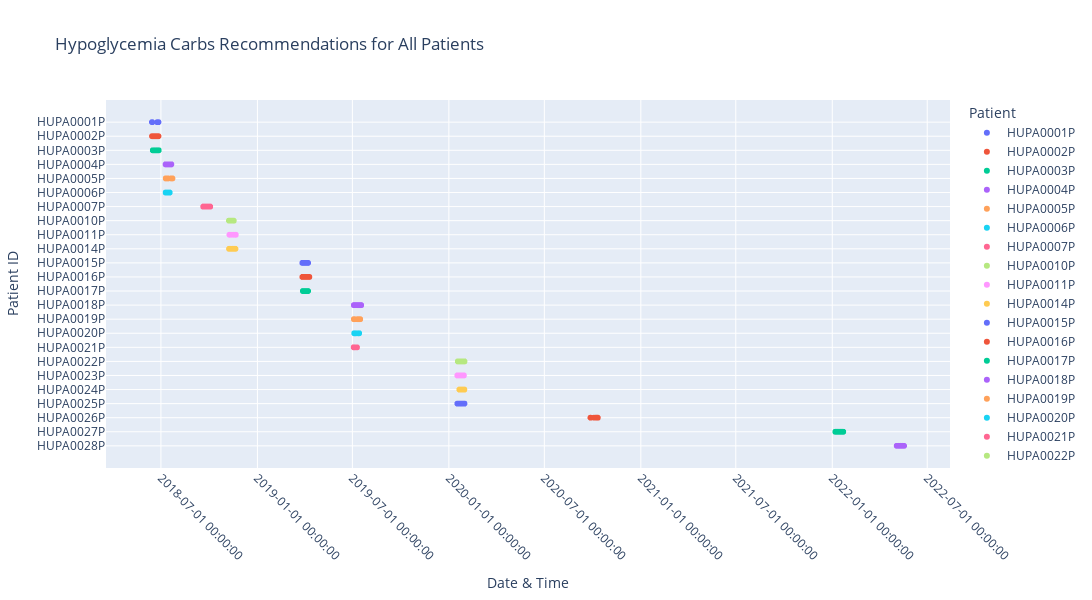

Write notebook code for a chart like this one.
### Markdown cell above
<html>
<body>
    <h1>Hypoglycemia Alert Recommendations</h1>
    <h2>Question 3:</h2>
    <p>For each hypoglycemia event, how can we create 15-minute interval recommendations to help the patient prevent dangerously low blood sugar?</p>

<h2>Why this is important:</h2>
    <p>Hypoglycemia (low blood sugar) can become dangerous if not treated promptly. By creating 15-minute interval recommendations, patients get timely reminders to consume carbohydrates, which helps:</p>
    <ul>
        <li>Prevent their blood sugar from dropping to a critically low level.</li>
        <li>Reduce the risk of severe hypoglycemia, which can cause confusion, loss of consciousness, or even life-threatening events.</li>
        <li>Support proactive, rather than reactive, management of glucose levels.</li>
    </ul>
</body>
</html>

### Code cell
def add_hypo_recommendations(hypo_events):
    recommendations = []
    
    for _, row in hypo_events.iterrows():
        patient_id = row['patient_id']
        date = row['date']
        start_time = row['start_time']
        
        duration_intervals = row['duration_intervals']
        
        num_blocks = int(duration_intervals // 3)  
        
        for i in range(num_blocks):
            rec_time = start_time + pd.Timedelta(minutes=15 * (i + 1))
            recommendations.append({
                'patient_id': patient_id,
                'date': date,
                'event_id': row['event_id'],
                'recommendation_time': rec_time,
                'message': 'Take 15g carb and wait 15 mins'
            })
    
    return pd.DataFrame(recommendations)

recommendations = add_hypo_recommendations(hypo_events)
print(recommendations)

# Ensure datetime
recommendations['recommendation_time'] = pd.to_datetime(recommendations['recommendation_time'])

# Sort patients for consistent ordering
recommendations['patient_id'] = pd.Categorical(
    recommendations['patient_id'],
    categories=sorted(recommendations['patient_id'].unique()),
    ordered=True
)

# Scatter plot: x = recommendation time, y = patient_id
fig = px.scatter(
    recommendations,
    x='recommendation_time',
    y='patient_id',
    color='patient_id',
    hover_data=['event_id', 'message'],
    title='Hypoglycemia Carbs Recommendations for All Patients',
)

# Format x-axis to show full datetime
fig.update_xaxes(
    tickformat='%Y-%m-%d %H:%M:%S',
    tickangle=45
)

# adjust figure size
fig.update_layout(
    width=1400,
    height=600,
    yaxis_title='Patient ID',
    xaxis_title='Date & Time',
    legend_title='Patient',
)

fig.show()

### Figure 1 — Plotly figure (JSON) as saved in the notebook; plotly's stock layout.template omitted (floating-point values rounded to 4 significant figures; data arrays with more than 128 entries replaced by an {"elided": "..."} marker saying what was removed)
{"data": [{"customdata": {"elided": "65x2 mixed values"}, "hovertemplate": "patient_id=%{y}<br>recommendation_time=%{x}<br>event_id=%{customdata[0]}<br>message=%{customdata[1]}<extra></extra>", "legendgroup": "HUPA0001P", "marker": {"color": "#636efa", "symbol": "circle"}, "mode": "markers", "name": "HUPA0001P", "showlegend": true, "type": "scattergl", "x": ["2018-06-13T21:30:00", "2018-06-13T21:45:00", "2018-06-13T22:00:00", "2018-06-13T22:15:00", "2018-06-13T22:30:00", "2018-06-13T22:45:00", "2018-06-14T05:15:00", "2018-06-14T05:30:00", "2018-06-14T05:45:00", "2018-06-14T06:00:00", "2018-06-14T06:15:00", "2018-06-14T06:30:00", "2018-06-14T06:45:00", "2018-06-14T07:00:00", "2018-06-14T07:15:00", "2018-06-14T07:30:00", "2018-06-14T07:45:00", "2018-06-14T08:00:00", "2018-06-14T08:15:00", "2018-06-14T08:30:00", "2018-06-14T08:45:00", "2018-06-14T09:00:00", "2018-06-14T09:15:00", "2018-06-14T09:30:00", "2018-06-14T09:45:00", "2018-06-14T10:00:00", "2018-06-14T10:15:00", "2018-06-14T10:30:00", "2018-06-14T10:45:00", "2018-06-14T11:00:00", "2018-06-14T11:15:00", "2018-06-14T11:30:00", "2018-06-14T11:45:00", "2018-06-14T12:00:00", "2018-06-24T01:15:00", "2018-06-24T01:30:00", "2018-06-24T01:45:00", "2018-06-24T02:00:00", "2018-06-24T02:15:00", "2018-06-24T02:30:00", "2018-06-24T02:45:00", "2018-06-24T03:00:00", "2018-06-24T03:15:00", "2018-06-24T03:30:00", "2018-06-24T03:45:00", "2018-06-24T04:00:00", "2018-06-24T04:15:00", "2018-06-24T04:30:00", "2018-06-24T04:45:00", "2018-06-24T05:00:00", "2018-06-24T05:15:00", "2018-06-24T05:30:00", "2018-06-24T05:45:00", "2018-06-24T06:00:00", "2018-06-26T05:30:00", "2018-06-26T05:45:00", "2018-06-26T06:00:00", "2018-06-26T06:15:00", "2018-06-26T06:30:00", "2018-06-26T06:45:00", "2018-06-26T07:00:00", "2018-06-26T07:15:00", "2018-06-26T07:30:00", "2018-06-26T07:45:00", "2018-06-26T08:00:00"], "xaxis": "x", "y": ["HUPA0001P", "HUPA0001P", "HUPA0001P", "HUPA0001P", "HUPA0001P", "HUPA0001P", "HUPA0001P", "HUPA0001P", "HUPA0001P", "HUPA0001P", "HUPA0001P", "HUPA0001P", "HUPA0001P", "HUPA0001P", "HUPA0001P", "HUPA0001P", "HUPA0001P", "HUPA0001P", "HUPA0001P", "HUPA0001P", "HUPA0001P", "HUPA0001P", "HUPA0001P", "HUPA0001P", "HUPA0001P", "HUPA0001P", "HUPA0001P", "HUPA0001P", "HUPA0001P", "HUPA0001P", "HUPA0001P", "HUPA0001P", "HUPA0001P", "HUPA0001P", "HUPA0001P", "HUPA0001P", "HUPA0001P", "HUPA0001P", "HUPA0001P", "HUPA0001P", "HUPA0001P", "HUPA0001P", "HUPA0001P", "HUPA0001P", "HUPA0001P", "HUPA0001P", "HUPA0001P", "HUPA0001P", "HUPA0001P", "HUPA0001P", "HUPA0001P", "HUPA0001P", "HUPA0001P", "HUPA0001P", "HUPA0001P", "HUPA0001P", "HUPA0001P", "HUPA0001P", "HUPA0001P", "HUPA0001P", "HUPA0001P", "HUPA0001P", "HUPA0001P", "HUPA0001P", "HUPA0001P"], "yaxis": "y"}, {"customdata": {"elided": "1252x2 mixed values"}, "hovertemplate": "patient_id=%{y}<br>recommendation_time=%{x}<br>event_id=%{customdata[0]}<br>message=%{customdata[1]}<extra></extra>", "legendgroup": "HUPA0002P", "marker": {"color": "#EF553B", "symbol": "circle"}, "mode": "markers", "name": "HUPA0002P", "showlegend": true, "type": "scattergl", "x": {"elided": "1252 str values"}, "xaxis": "x", "y": {"elided": "1252 str values"}, "yaxis": "y"}, {"customdata": {"elided": "432x2 mixed values"}, "hovertemplate": "patient_id=%{y}<br>recommendation_time=%{x}<br>event_id=%{customdata[0]}<br>message=%{customdata[1]}<extra></extra>", "legendgroup": "HUPA0003P", "marker": {"color": "#00cc96", "symbol": "circle"}, "mode": "markers", "name": "HUPA0003P", "showlegend": true, "type": "scattergl", "x": {"elided": "432 str values"}, "xaxis": "x", "y": {"elided": "432 str values"}, "yaxis": "y"}, {"customdata": {"elided": "512x2 mixed values"}, "hovertemplate": "patient_id=%{y}<br>recommendation_time=%{x}<br>event_id=%{customdata[0]}<br>message=%{customdata[1]}<extra></extra>", "legendgroup": "HUPA0004P", "marker": {"color": "#ab63fa", "symbol": "circle"}, "mode": "markers", "name": "HUPA0004P", "showlegend": true, "type": "scattergl", "x": {"elided": "512 str values"}, "xaxis": "x", "y": {"elided": "512 str values"}, "yaxis": "y"}, {"customdata": {"elided": "172x2 mixed values"}, "hovertemplate": "patient_id=%{y}<br>recommendation_time=%{x}<br>event_id=%{customdata[0]}<br>message=%{customdata[1]}<extra></extra>", "legendgroup": "HUPA0005P", "marker": {"color": "#FFA15A", "symbol": "circle"}, "mode": "markers", "name": "HUPA0005P", "showlegend": true, "type": "scattergl", "x": {"elided": "172 str values"}, "xaxis": "x", "y": {"elided": "172 str values"}, "yaxis": "y"}, {"customdata": {"elided": "326x2 mixed values"}, "hovertemplate": "patient_id=%{y}<br>recommendation_time=%{x}<br>event_id=%{customdata[0]}<br>message=%{customdata[1]}<extra></extra>", "legendgroup": "HUPA0006P", "marker": {"color": "#19d3f3", "symbol": "circle"}, "mode": "markers", "name": "HUPA0006P", "showlegend": true, "type": "scattergl", "x": {"elided": "326 str values"}, "xaxis": "x", "y": {"elided": "326 str values"}, "yaxis": "y"}, {"customdata": {"elided": "559x2 mixed values"}, "hovertemplate": "patient_id=%{y}<br>recommendation_time=%{x}<br>event_id=%{customdata[0]}<br>message=%{customdata[1]}<extra></extra>", "legendgroup": "HUPA0007P", "marker": {"color": "#FF6692", "symbol": "circle"}, "mode": "markers", "name": "HUPA0007P", "showlegend": true, "type": "scattergl", "x": {"elided": "559 str values"}, "xaxis": "x", "y": {"elided": "559 str values"}, "yaxis": "y"}, {"customdata": {"elided": "405x2 mixed values"}, "hovertemplate": "patient_id=%{y}<br>recommendation_time=%{x}<br>event_id=%{customdata[0]}<br>message=%{customdata[1]}<extra></extra>", "legendgroup": "HUPA0010P", "marker": {"color": "#B6E880", "symbol": "circle"}, "mode": "markers", "name": "HUPA0010P", "showlegend": true, "type": "scattergl", "x": {"elided": "405 str values"}, "xaxis": "x", "y": {"elided": "405 str values"}, "yaxis": "y"}, {"customdata": {"elided": "156x2 mixed values"}, "hovertemplate": "patient_id=%{y}<br>recommendation_time=%{x}<br>event_id=%{customdata[0]}<br>message=%{customdata[1]}<extra></extra>", "legendgroup": "HUPA0011P", "marker": {"color": "#FF97FF", "symbol": "circle"}, "mode": "markers", "name": "HUPA0011P", "showlegend": true, "type": "scattergl", "x": {"elided": "156 str values"}, "xaxis": "x", "y": {"elided": "156 str values"}, "yaxis": "y"}, {"customdata": {"elided": "252x2 mixed values"}, "hovertemplate": "patient_id=%{y}<br>recommendation_time=%{x}<br>event_id=%{customdata[0]}<br>message=%{customdata[1]}<extra></extra>", "legendgroup": "HUPA0014P", "marker": {"color": "#FECB52", "symbol": "circle"}, "mode": "markers", "name": "HUPA0014P", "showlegend": true, "type": "scattergl", "x": {"elided": "252 str values"}, "xaxis": "x", "y": {"elided": "252 str values"}, "yaxis": "y"}, {"customdata": {"elided": "253x2 mixed values"}, "hovertemplate": "patient_id=%{y}<br>recommendation_time=%{x}<br>event_id=%{customdata[0]}<br>message=%{customdata[1]}<extra></extra>", "legendgroup": "HUPA0015P", "marker": {"color": "#636efa", "symbol": "circle"}, "mode": "markers", "name": "HUPA0015P", "showlegend": true, "type": "scattergl", "x": {"elided": "253 str values"}, "xaxis": "x", "y": {"elided": "253 str values"}, "yaxis": "y"}, {"customdata": {"elided": "953x2 mixed values"}, "hovertemplate": "patient_id=%{y}<br>recommendation_time=%{x}<br>event_id=%{customdata[0]}<br>message=%{customdata[1]}<extra></extra>", "legendgroup": "HUPA0016P", "marker": {"color": "#EF553B", "symbol": "circle"}, "mode": "markers", "name": "HUPA0016P", "showlegend": true, "type": "scattergl", "x": {"elided": "953 str values"}, "xaxis": "x", "y": {"elided": "953 str values"}, "yaxis": "y"}, {"customdata": {"elided": "138x2 mixed values"}, "hovertemplate": "patient_id=%{y}<br>recommendation_time=%{x}<br>event_id=%{customdata[0]}<br>message=%{customdata[1]}<extra></extra>", "legendgroup": "HUPA0017P", "marker": {"color": "#00cc96", "symbol": "circle"}, "mode": "markers", "name": "HUPA0017P", "showlegend": true, "type": "scattergl", "x": {"elided": "138 str values"}, "xaxis": "x", "y": {"elided": "138 str values"}, "yaxis": "y"}, {"customdata": {"elided": "1122x2 mixed values"}, "hovertemplate": "patient_id=%{y}<br>recommendation_time=%{x}<br>event_id=%{customdata[0]}<br>message=%{customdata[1]}<extra></extra>", "legendgroup": "HUPA0018P", "marker": {"color": "#ab63fa", "symbol": "circle"}, "mode": "markers", "name": "HUPA0018P", "showlegend": true, "type": "scattergl", "x": {"elided": "1122 str values"}, "xaxis": "x", "y": {"elided": "1122 str values"}, "yaxis": "y"}, {"customdata": {"elided": "145x2 mixed values"}, "hovertemplate": "patient_id=%{y}<br>recommendation_time=%{x}<br>event_id=%{customdata[0]}<br>message=%{customdata[1]}<extra></extra>", "legendgroup": "HUPA0019P", "marker": {"color": "#FFA15A", "symbol": "circle"}, "mode": "markers", "name": "HUPA0019P", "showlegend": true, "type": "scattergl", "x": {"elided": "145 str values"}, "xaxis": "x", "y": {"elided": "145 str values"}, "yaxis": "y"}, {"customdata": {"elided": "168x2 mixed values"}, "hovertemplate": "patient_id=%{y}<br>recommendation_time=%{x}<br>event_id=%{customdata[0]}<br>message=%{customdata[1]}<extra></extra>", "legendgroup": "HUPA0020P", "marker": {"color": "#19d3f3", "symbol": "circle"}, "mode": "markers", "name": "HUPA0020P", "showlegend": true, "type": "scattergl", "x": {"elided": "168 str values"}, "xaxis": "x", "y": {"elided": "168 str values"}, "yaxis": "y"}, {"customdata": {"elided": "180x2 mixed values"}, "hovertemplate": "patient_id=%{y}<br>recommendation_time=%{x}<br>event_id=%{customdata[0]}<br>message=%{customdata[1]}<extra></extra>", "legendgroup": "HUPA0021P", "marker": {"color": "#FF6692", "symbol": "circle"}, "mode": "markers", "name": "HUPA0021P", "showlegend": true, "type": "scattergl", "x": {"elided": "180 str values"}, "xaxis": "x", "y": {"elided": "180 str values"}, "yaxis": "y"}, {"customdata": {"elided": "1021x2 mixed values"}, "hovertemplate": "patient_id=%{y}<br>recommendation_time=%{x}<br>event_id=%{customdata[0]}<br>message=%{customdata[1]}<extra></extra>", "legendgroup": "HUPA0022P", "marker": {"color": "#B6E880", "symbol": "circle"}, "mode": "markers", "name": "HUPA0022P", "showlegend": true, "type": "scattergl", "x": {"elided": "1021 str values"}, "xaxis": "x", "y": {"elided": "1021 str values"}, "yaxis": "y"}, {"customdata": {"elided": "277x2 mixed values"}, "hovertemplate": "patient_id=%{y}<br>recommendation_time=%{x}<br>event_id=%{customdata[0]}<br>message=%{customdata[1]}<extra></extra>", "legendgroup": "HUPA0023P", "marker": {"color": "#FF97FF", "symbol": "circle"}, "mode": "markers", "name": "HUPA0023P", "showlegend": true, "type": "scattergl", "x": {"elided": "277 str values"}, "xaxis": "x", "y": {"elided": "277 str values"}, "yaxis": "y"}, {"customdata": {"elided": "371x2 mixed values"}, "hovertemplate": "patient_id=%{y}<br>recommendation_time=%{x}<br>event_id=%{customdata[0]}<br>message=%{customdata[1]}<extra></extra>", "legendgroup": "HUPA0024P", "marker": {"color": "#FECB52", "symbol": "circle"}, "mode": "markers", "name": "HUPA0024P", "showlegend": true, "type": "scattergl", "x": {"elided": "371 str values"}, "xaxis": "x", "y": {"elided": "371 str values"}, "yaxis": "y"}, {"customdata": {"elided": "883x2 mixed values"}, "hovertemplate": "patient_id=%{y}<br>recommendation_time=%{x}<br>event_id=%{customdata[0]}<br>message=%{customdata[1]}<extra></extra>", "legendgroup": "HUPA0025P", "marker": {"color": "#636efa", "symbol": "circle"}, "mode": "markers", "name": "HUPA0025P", "showlegend": true, "type": "scattergl", "x": {"elided": "883 str values"}, "xaxis": "x", "y": {"elided": "883 str values"}, "yaxis": "y"}, {"customdata": {"elided": "89x2 mixed values"}, "hovertemplate": "patient_id=%{y}<br>recommendation_time=%{x}<br>event_id=%{customdata[0]}<br>message=%{customdata[1]}<extra></extra>", "legendgroup": "HUPA0026P", "marker": {"color": "#EF553B", "symbol": "circle"}, "mode": "markers", "name": "HUPA0026P", "showlegend": true, "type": "scattergl", "x": ["2020-09-27T00:15:00", "2020-09-27T00:30:00", "2020-09-27T00:45:00", "2020-09-27T01:00:00", "2020-09-27T01:15:00", "2020-09-27T01:30:00", "2020-09-27T01:45:00", "2020-09-27T02:00:00", "2020-09-27T02:15:00", "2020-09-27T02:30:00", "2020-09-27T02:45:00", "2020-10-03T14:40:00", "2020-10-03T14:55:00", "2020-10-03T15:10:00", "2020-10-03T15:25:00", "2020-10-03T15:40:00", "2020-10-03T15:55:00", "2020-10-06T16:40:00", "2020-10-06T16:55:00", "2020-10-06T17:10:00", "2020-10-06T17:25:00", "2020-10-06T17:40:00", "2020-10-06T17:55:00", "2020-10-06T18:10:00", "2020-10-06T18:25:00", "2020-10-08T18:00:00", "2020-10-08T18:15:00", "2020-10-08T18:30:00", "2020-10-08T18:45:00", "2020-10-08T19:00:00", "2020-10-08T19:15:00", "2020-10-08T19:30:00", "2020-10-08T19:45:00", "2020-10-08T20:00:00", "2020-10-08T20:15:00", "2020-10-08T20:30:00", "2020-10-08T20:45:00", "2020-10-08T21:00:00", "2020-10-08T21:15:00", "2020-10-08T21:30:00", "2020-10-08T21:45:00", "2020-10-08T20:10:00", "2020-10-08T20:25:00", "2020-10-08T20:40:00", "2020-10-08T20:55:00", "2020-10-08T21:10:00", "2020-10-08T21:25:00", "2020-10-08T21:40:00", "2020-10-08T21:55:00", "2020-10-08T22:10:00", "2020-10-08T22:25:00", "2020-10-08T22:40:00", "2020-10-08T22:55:00", "2020-10-08T23:10:00", "2020-10-10T13:20:00", "2020-10-10T13:35:00", "2020-10-10T13:50:00", "2020-10-10T14:05:00", "2020-10-10T14:20:00", "2020-10-10T14:35:00", "2020-10-10T14:50:00", "2020-10-10T15:05:00", "2020-10-10T15:20:00", "2020-10-10T15:35:00", "2020-10-10T15:50:00", "2020-10-10T16:05:00", "2020-10-10T16:20:00", "2020-10-10T16:35:00", "2020-10-10T16:50:00", "2020-10-10T18:05:00", "2020-10-10T18:20:00", "2020-10-10T18:35:00", "2020-10-10T18:50:00", "2020-10-10T19:05:00", "2020-10-10T19:20:00", "2020-10-10T19:35:00", "2020-10-10T19:50:00", "2020-10-10T20:05:00", "2020-10-10T20:20:00", "2020-10-10T20:35:00", "2020-10-10T20:50:00", "2020-10-10T21:05:00", "2020-10-10T21:20:00", "2020-10-10T21:35:00", "2020-10-10T21:50:00", "2020-10-10T22:05:00", "2020-10-10T22:20:00", "2020-10-10T22:35:00", "2020-10-10T22:50:00"], "xaxis": "x", "y": ["HUPA0026P", "HUPA0026P", "HUPA0026P", "HUPA0026P", "HUPA0026P", "HUPA0026P", "HUPA0026P", "HUPA0026P", "HUPA0026P", "HUPA0026P", "HUPA0026P", "HUPA0026P", "HUPA0026P", "HUPA0026P", "HUPA0026P", "HUPA0026P", "HUPA0026P", "HUPA0026P", "HUPA0026P", "HUPA0026P", "HUPA0026P", "HUPA0026P", "HUPA0026P", "HUPA0026P", "HUPA0026P", "HUPA0026P", "HUPA0026P", "HUPA0026P", "HUPA0026P", "HUPA0026P", "HUPA0026P", "HUPA0026P", "HUPA0026P", "HUPA0026P", "HUPA0026P", "HUPA0026P", "HUPA0026P", "HUPA0026P", "HUPA0026P", "HUPA0026P", "HUPA0026P", "HUPA0026P", "HUPA0026P", "HUPA0026P", "HUPA0026P", "HUPA0026P", "HUPA0026P", "HUPA0026P", "HUPA0026P", "HUPA0026P", "HUPA0026P", "HUPA0026P", "HUPA0026P", "HUPA0026P", "HUPA0026P", "HUPA0026P", "HUPA0026P", "HUPA0026P", "HUPA0026P", "HUPA0026P", "HUPA0026P", "HUPA0026P", "HUPA0026P", "HUPA0026P", "HUPA0026P", "HUPA0026P", "HUPA0026P", "HUPA0026P", "HUPA0026P", "HUPA0026P", "HUPA0026P", "HUPA0026P", "HUPA0026P", "HUPA0026P", "HUPA0026P", "HUPA0026P", "HUPA0026P", "HUPA0026P", "HUPA0026P", "HUPA0026P", "HUPA0026P", "HUPA0026P", "HUPA0026P", "HUPA0026P", "HUPA0026P", "HUPA0026P", "HUPA0026P", "HUPA0026P", "HUPA0026P"], "yaxis": "y"}, {"customdata": {"elided": "689x2 mixed values"}, "hovertemplate": "patient_id=%{y}<br>recommendation_time=%{x}<br>event_id=%{customdata[0]}<br>message=%{customdata[1]}<extra></extra>", "legendgroup": "HUPA0027P", "marker": {"color": "#00cc96", "symbol": "circle"}, "mode": "markers", "name": "HUPA0027P", "showlegend": true, "type": "scattergl", "x": {"elided": "689 str values"}, "xaxis": "x", "y": {"elided": "689 str values"}, "yaxis": "y"}, {"customdata": {"elided": "246x2 mixed values"}, "hovertemplate": "patient_id=%{y}<br>recommendation_time=%{x}<br>event_id=%{customdata[0]}<br>message=%{customdata[1]}<extra></extra>", "legendgroup": "HUPA0028P", "marker": {"color": "#ab63fa", "symbol": "circle"}, "mode": "markers", "name": "HUPA0028P", "showlegend": true, "type": "scattergl", "x": {"elided": "246 str values"}, "xaxis": "x", "y": {"elided": "246 str values"}, "yaxis": "y"}], "layout": {"height": 600, "legend": {"title": {"text": "Patient"}, "tracegroupgap": 0}, "title": {"text": "Hypoglycemia Carbs Recommendations for All Patients"}, "width": 1400, "xaxis": {"anchor": "y", "domain": [0, 1], "tickangle": 45, "tickformat": "%Y-%m-%d %H:%M:%S", "title": {"text": "Date & Time"}}, "yaxis": {"anchor": "x", "categoryarray": ["HUPA0028P", "HUPA0027P", "HUPA0026P", "HUPA0025P", "HUPA0024P", "HUPA0023P", "HUPA0022P", "HUPA0021P", "HUPA0020P", "HUPA0019P", "HUPA0018P", "HUPA0017P", "HUPA0016P", "HUPA0015P", "HUPA0014P", "HUPA0011P", "HUPA0010P", "HUPA0007P", "HUPA0006P", "HUPA0005P", "HUPA0004P", "HUPA0003P", "HUPA0002P", "HUPA0001P"], "categoryorder": "array", "domain": [0, 1], "title": {"text": "Patient ID"}}}}
